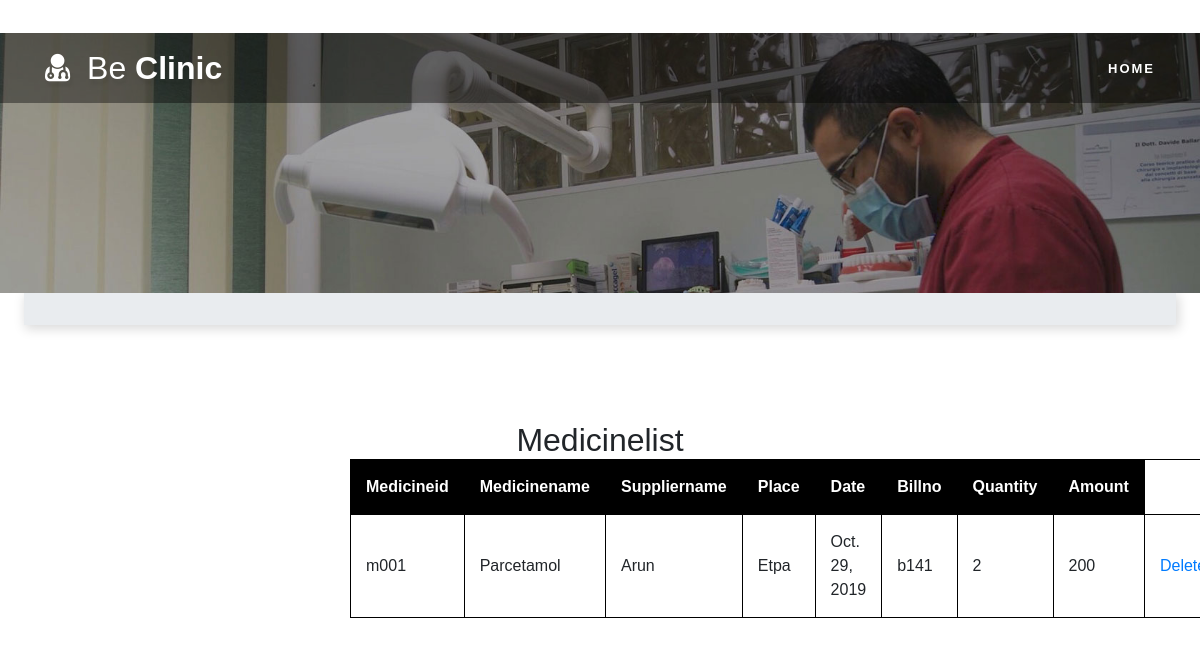
Screenshot of /viewmedicine/ with the database file from the repository.
### testapp/models.py (models this page shows, shortened)
class medicine(models.Model):
    medicineid=models.CharField(unique=True,max_length=40)
    medicinename=models.CharField(max_length=200)
    suppliername=models.CharField(max_length=50)
    place=models.CharField(max_length=50)
    date=models.DateField()
    billno=models.CharField(max_length=50)
    quantity=models.IntegerField()
    amount=models.IntegerField()

### testapp/views.py (the view)
# urls.py: url(r'^viewmedicine/', views.viewmedicine, name='medicinedetails'),
def viewmedicine(request):
    data=medicine.objects.all()
    return render(request,'admin/medicinelist.html',{'data':data})

### templates/admin/medicinelist.html (shortened to what this page needs)
<!DOCTYPE html>
<html lang="zxx">
{% load staticfiles%}
<head>
	<link rel="stylesheet" href="{%static 'css/bootstrap.css'%}">
	<link rel="stylesheet" href="{%static 'css/style.css'%}" type="text/css" media="all" />
	<link href="{%static 'css/font-awesome.min.css'%}" rel="stylesheet">
</head>
<body>
	<div id="home">
		<header>
			<div class="top-bar py-3">
				<div class="container">
					<div class="row">
						<div class="col-xl-5 col-lg-6 col-md-8 top-social-agile text-lg-left text-center">
							<div class="row">
								<div class="col-4 header-top_w3layouts">
								</div>
							</div>
						</div>
						<div class="col-xl-7 col-lg-6 col-md-4 top-social-agile text-md-right text-center mt-md-0 mt-2">
						</div>
					</div>
				</div>
			</div>
		</header>
		<div class="main-top">
			<div class="container">
				<div class="header d-md-flex justify-content-between align-items-center py-3">
					<div id="logo">
						<h1>
							<a href="">
								<span class="fa fa-user-md mr-2"></span>
								<span class="logo-sp">Be</span> Clinic
							</a>
						</h1>
					</div>
					<div class="nav_w3ls">
						<nav>
							<ul class="menu">
								<li><a href="{% url 'admin/homepage' %}">Home</a></li>
							</ul>
						</nav>
					</div>
				</div>
			</div>
		</div>
		<div class="main-banner-2">
		</div>
	</div>
			</body>
			<div class="login px-sm-4 mx-auto mw-100 login-wrapper">
                <div class="breadcrumb-agile py-1">
		<ol class="breadcrumb m-0">
		</ol>
	</div>
<section class="logins py-5">
		<div class="container py-xl-5 py-lg-3">
			<div class="title-section mb-md-5 mb-4">
				<form  enctype="multipart/form-data" class="login-wrapper"  method="post">
<h2 align="center">Medicinelist</h2>
<table id="t01" align="center">
  <tr>
    <th>Medicineid</th>
    <th>Medicinename</th>
    <th>Suppliername</th>
    <th>Place</th>
    <th>Date</th>
    <th>Billno</th>
    <th>Quantity</th>
    <th>Amount</th>
  </tr>
  <tbody>
    {% for i in data %}
    <tr>
    <td>{{ i.medicineid}}</td>
    <td>{{ i.medicinename }}</td>
    <td>{{ i.suppliername }}</td>
    <td>{{ i.place }}</td>
    <td>{{ i.date }}</td>
    <td>{{ i.billno }}</td>
    <td>{{ i.quantity }}</td>
    <td>{{ i.amount }}</td>
	<td><a name="Submit" value="delete" href="{% url 'medde' id=i.id  %}"width="50" height="50" >Delete</a></td>	</tr>
    {% endfor %}
  </tbody>
</table>
                </form>
            </div>
        </div>
</section>
            </div>
</html>

### static/css/style.css (style rules this page uses)
body { padding: 0; margin: 0; background: #FFF; font-family: 'Quicksand', sans-serif; }
body a, body button { transition: 0.5s all; -webkit-transition: 0.5s all; -moz-transition: 0.5s all; -o-transition: 0.5s all; -ms-transition: 0.5s all; text-decoration: none; }
html { scroll-behavior: smooth; }
h1, h2, h3, h4, h5, h6 { margin: 0; padding: 0; font-family: 'Mukta', sans-serif; }
ul, ol { margin: 0; padding: 0; }
.header-top_w3layouts { padding: 0 .5em; }
#home { position: relative; }
.main-top { position: absolute; z-index: 999; width: 100%; background: rgba(0, 0, 0, 0.4); }
nav { margin: 0; padding: 0; }
#logo a { float: left; display: initial; font-weight: 700; font-size: 32px; color: #fff; text-shadow: 2px 5px 3px rgba(0, 0, 0, 0.06); padding: 0; }
span.logo-sp { font-weight: 100; }
nav:after { content: ""; display: table; clear: both; }
nav ul { float: right; padding: 0; margin: 0; list-style: none; position: relative; }
nav ul li { margin: 0px; display: inline-block; float: left; }
nav a { padding: 0; color: #fff; font-size: 13px; letter-spacing: 2px; font-weight: 700; text-transform: uppercase; display: inline-block; transition: 0.5s all; -webkit-transition: 0.5s all; -moz-transition: 0.5s all; -o-transition: 0.5s all; -ms-transition: 0.5s all; }
li>a:only-child:after { content: ''; }
.main-banner-2 { background: url(../images/1.jpg) no-repeat top; background-size: cover; -webkit-background-size: cover; -moz-background-size: cover; -o-background-size: cover; -ms-background-size: cover; min-height: 300px; }
.breadcrumb-agile { background: #e9ecef; box-shadow: 2px 3px 12px 1px rgba(0, 0, 0, 0.15); }
form.login-wrapper { margin: 0 auto; max-width: 500px; }
@media (max-width: 1440px) { .main-banner-2 { min-height: 260px; } }

### templates/admin/medicinelist.html (style rules this page uses)
table { width:100%; }
table, th, td { border: 1px solid black; border-collapse: collapse; }
th, td { padding: 15px; text-align: left; }
table#t01 tr:nth-child(odd) { background-color: #fff; }
table#t01 th { background-color: black; color: white; }

### rows the page displays
medicine: medicineid "m001", medicinename "Parcetamol", suppliername "Arun", place "Etpa", date "Oct. 29, 2019", billno "b141", quantity "2", amount "200"
